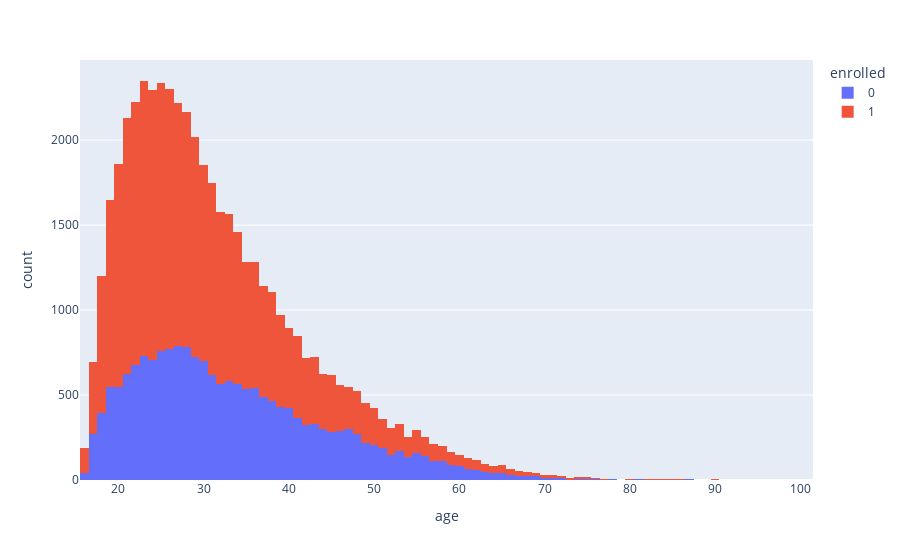

The code cell stored with this chart in its notebook:
### Code cell
px.histogram(df, "age", color="enrolled", hover_data=df.columns)

### Figure 1 — Plotly figure (JSON) as saved in the notebook; plotly's stock layout.template omitted (floating-point values rounded to 4 significant figures; data arrays with more than 128 entries replaced by an {"elided": "..."} marker saying what was removed)
{"data": [{"alignmentgroup": "True", "bingroup": "x", "hovertemplate": "enrolled=0<br>age=%{x}<br>count=%{y}<extra></extra>", "legendgroup": "0", "marker": {"color": "#636efa", "pattern": {"shape": ""}}, "name": "0", "offsetgroup": "0", "orientation": "v", "showlegend": true, "type": "histogram", "x": {"elided": "18926 int values"}, "xaxis": "x", "yaxis": "y"}, {"alignmentgroup": "True", "bingroup": "x", "hovertemplate": "enrolled=1<br>age=%{x}<br>count=%{y}<extra></extra>", "legendgroup": "1", "marker": {"color": "#EF553B", "pattern": {"shape": ""}}, "name": "1", "offsetgroup": "1", "orientation": "v", "showlegend": true, "type": "histogram", "x": {"elided": "31074 int values"}, "xaxis": "x", "yaxis": "y"}], "layout": {"barmode": "relative", "legend": {"title": {"text": "enrolled"}, "tracegroupgap": 0}, "margin": {"t": 60}, "xaxis": {"anchor": "y", "domain": [0, 1], "title": {"text": "age"}}, "yaxis": {"anchor": "x", "domain": [0, 1], "title": {"text": "count"}}}}
